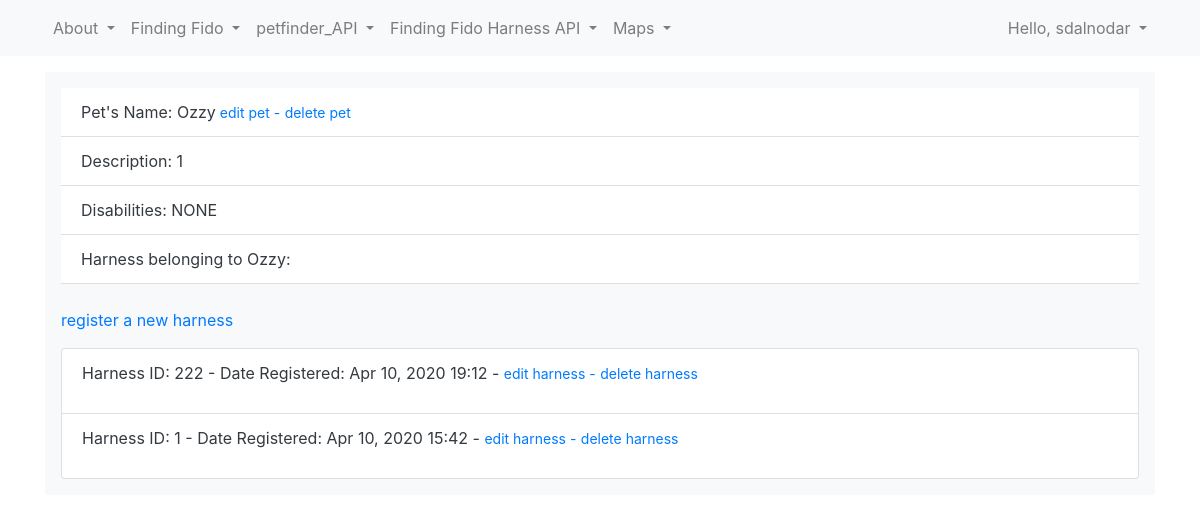
Page /pet/1/ (signed in) on the earlier database version.
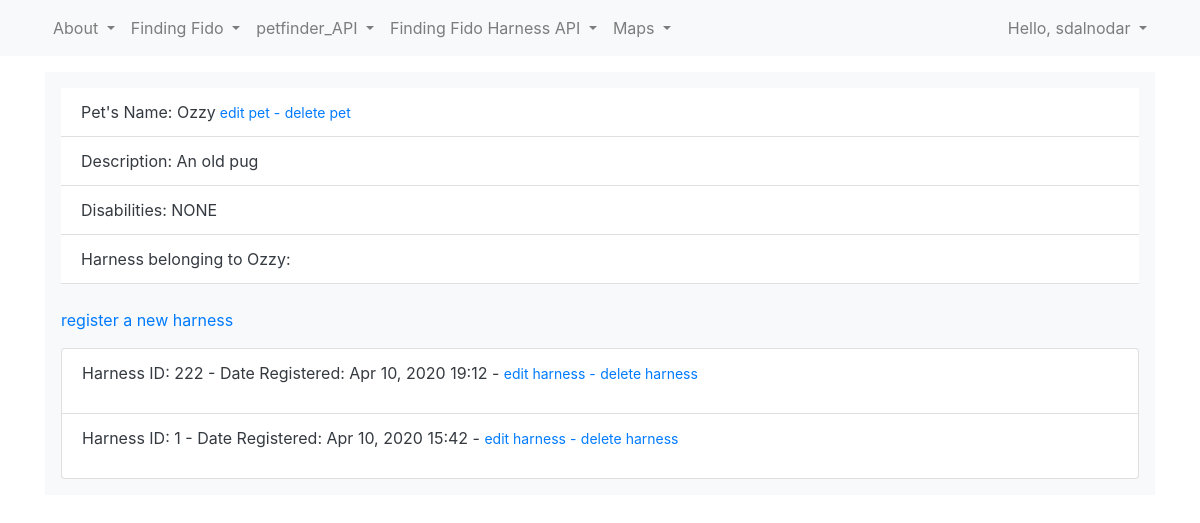
Same page on the later database version.
### ff_app/models.py (models this page shows)
class Pet(models.Model):
    name = models.CharField(max_length=50)
    date_added = models.DateTimeField(auto_now_add=True)
    description = models.CharField(max_length=200)
    disabilities = models.CharField(max_length=20, choices=DISABILITIES, default='none')
    owner = models.ForeignKey(User, on_delete = models.CASCADE)
    def __str__(self):
        return self.name

### ff_app/views.py (the view)
# urls.py: path('pet/<int:pet_id>/', views.pet, name='pet'),
@login_required
def pet(request, pet_id):
    pet = Pet.objects.get(id=pet_id)
    if pet.owner != request.user:
        return render(request, 'ff_app/wrong_pet.html')
    harnesses = pet.harness_set.order_by('-date_added')
    context = {'pet': pet, 'harnesses': harnesses}
    return render(request, 'ff_app/pet.html', context)

### ff_app/templates/ff_app/pet.html (shortened to what this page needs)
{% extends 'ff_app/base.html' %}
{% block content %}
	<ul class='list-group list-group-flush'>
		<li class='list-group-item'> Pet's Name: {{ pet }}<a href="{% url 'ff_app:edit_pet' pet.id %}"><small> edit pet -</small></a>
							 <a href="{% url 'ff_app:delete_pet' pet.id %}"><small> delete pet</small></a></li>
		<li class='list-group-item'>Description: {{ pet.description }}</li>
		<li class='list-group-item'>Disabilities: {{ pet.disabilities }}</li>
 		<li class='list-group-item'>Harness belonging to {{ pet }}:</li>
 	<p><a href="{% url 'ff_app:new_harness' pet.id %}">register a new harness</a></p>
  	<ul class='list-group'>
  	{% for harness in harnesses %}
		<li class='list-group-item'>
			<p>
				Harness ID: {{ harness.harnessID }} -
				Date Registered: {{ harness.date_added|date:'M d, Y H:i' }} -
				<a href="{% url 'ff_app:edit_harness' harness.id %}"><small>edit harness -</small></a>
				<a href="{% url 'ff_app:delete_harness' harness.id %}"><small> delete harness</small></a>
			</p>
    	</li>
  	{% empty %}
		<li class='list-group-item'>
			There are no harnesses registered for this pet yet.
    	</li>
  	{% endfor %}
  	</ul>
{% endblock content %}

Differences in the rows shown:
changed Pet "Ozzy": description "1" → "An old pug"
